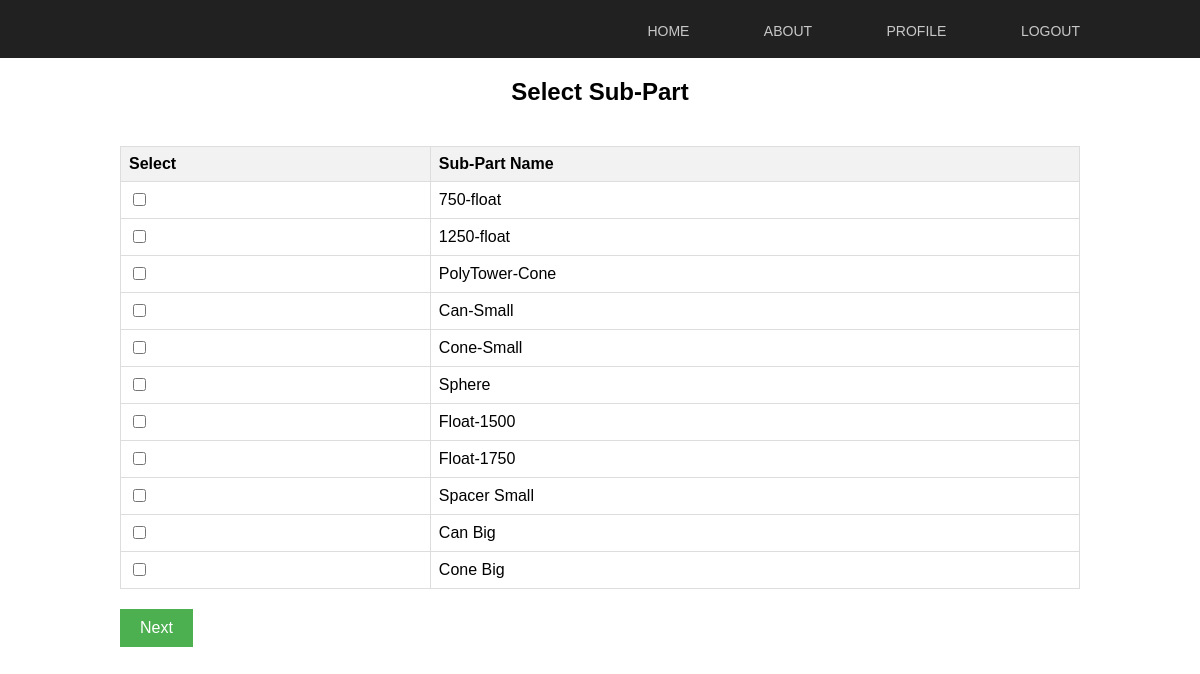
Page /orders/select-sub-part/ (signed in) on the committed database.
### inventory/models.py (models this page shows, shortened)
class SubPart(models.Model):
    name = models.CharField(max_length=100)
    raw_materials = models.ManyToManyField(RawMaterial, through='SubPartRawMaterial')

### orders/views.py (the view)
# urls.py: path('select-sub-part/', select_sub_part, name='select_sub_part'),
@login_required
def select_sub_part(request):
    sub_parts = SubPart.objects.all()
    if request.method == 'POST':
        selected_sub_part_ids = request.POST.getlist('sub_parts')  # Use getlist for multiple selections
        if selected_sub_part_ids:
            return redirect('enter_new_order', sub_part_ids=','.join(selected_sub_part_ids))
    return render(request, 'orders/select_sub_part.html', {
        'sub_parts': sub_parts,
    })

### orders/templates/orders/select_sub_part.html (shortened to what this page needs)
<!DOCTYPE html>
<html lang="en">
<head>
</head>
<body>
  <header>
      <div class="container">
        <nav>
          <ul>
            <li><a href="#">Home</a></li>
            <li><a href="#">About</a></li>
            <li><a href="#">Profile</a></li>
            <li><a href="#">Logout</a></li>
          </ul>
        </nav>
      </div>
  </header>
  <h2>Select Sub-Part</h2>
  <form method="post" action="{% url 'select_sub_part' %}">
    <div class="tb">
        <table>
            <thead>
                <tr>
                    <th>Select</th>
                    <th>Sub-Part Name</th>
                </tr>
            </thead>
            <tbody>
                {% for sub_part in sub_parts %}
                    <tr>
                        <td><input type="checkbox" name="sub_parts" value="{{ sub_part.id }}"></td>
                        <td>{{ sub_part.name }}</td>
                    </tr>
                {% endfor %}
            </tbody>
        </table>
        <button type="submit">Next</button>
    </div>
</form>
</body>
</html>

### orders/templates/orders/select_sub_part.html (style rules this page uses)
body { font-family: Arial, sans-serif; margin: 0; padding: 0; }
h2 { display: flex; justify-content: center; margin-bottom: 20px; }
table { width: 100%; border-collapse: collapse; margin-bottom: 20px; }
table, th, td { border: 1px solid #ddd; }
th, td { padding: 8px; text-align: left; }
th { background-color: #f2f2f2; }
button { padding: 10px 20px; background-color: #4CAF50; color: white; border: none; cursor: pointer; font-size: 16px; }
.container { width: 80%; margin: 0 auto; }
header { padding-top: 1%; padding-bottom: 1.5%; background-color: #212121; }
header::after { content: ''; display: table; clear: both; }
nav { float: right; }
nav ul { margin: 0; padding: 0; list-style: none; }
nav li { display: inline-block; margin-left: 70px; padding-top: 10px; position: relative; align-items: center; }
nav a { color: #c8c8c8; text-decoration: none; text-transform: uppercase; font-size: 14px; }
.tb { padding: 20px; padding-left: 10%; padding-right: 10%; border-radius: 50px; }
nav a::before { content: ''; display: block; height: 2px; background-color: #ff0000; position: absolute; top: 0; width: 0%; transition: all ease-in-out 250ms; }

### rows in the picture
SubPart: name "750-float"
SubPart: name "1250-float"
SubPart: name "PolyTower-Cone"
SubPart: name "Can-Small"
SubPart: name "Cone-Small"
SubPart: name "Sphere"
SubPart: name "Float-1500"
SubPart: name "Float-1750"
SubPart: name "Spacer Small"
SubPart: name "Can Big"
SubPart: name "Cone Big"
